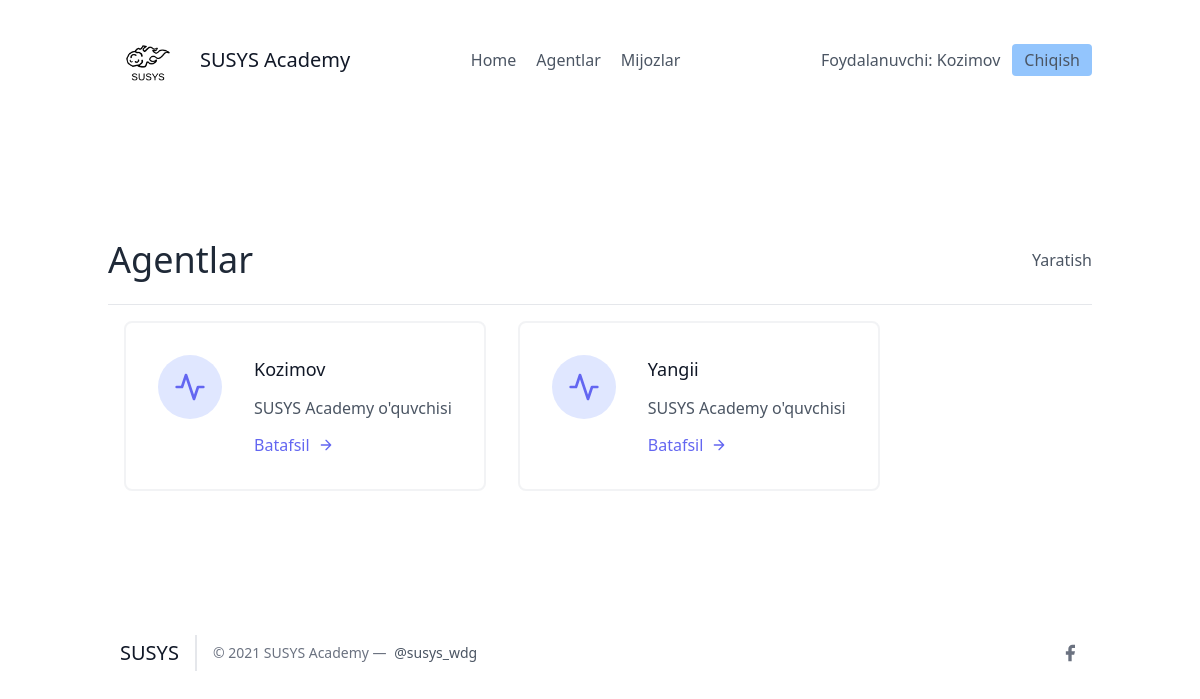
The page /agents/ (signed in) on the database as committed earlier.
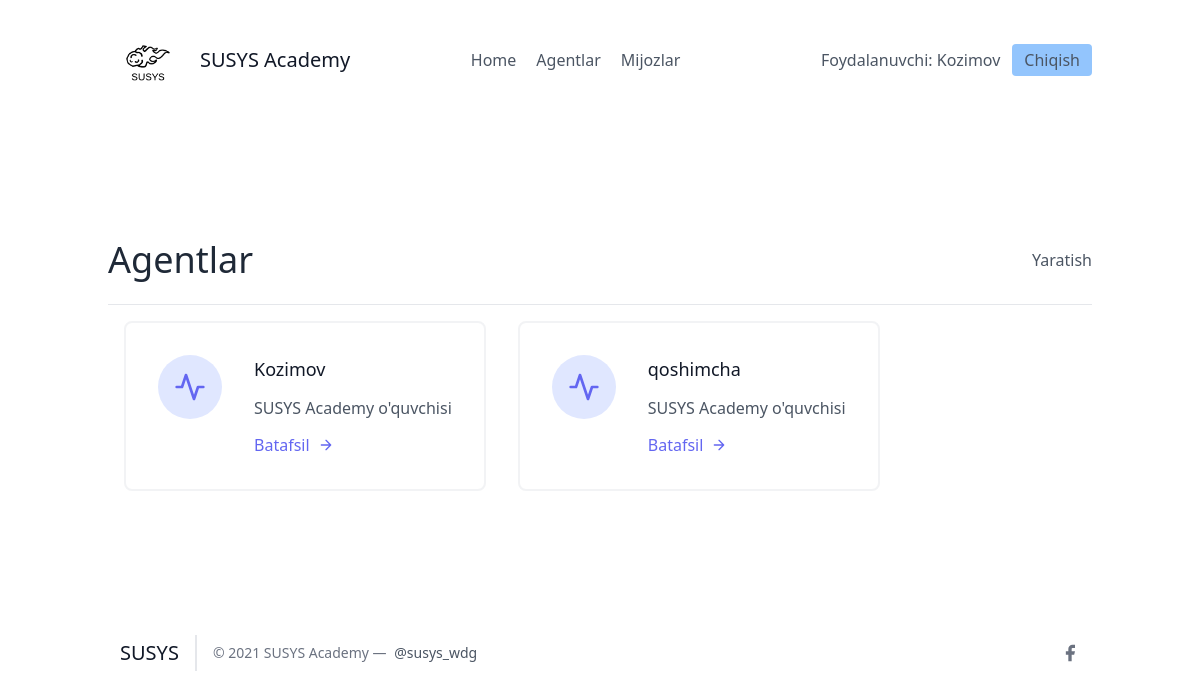
The same page on the database as committed later.
### leads/models.py (models this page shows, shortened)
class Agent(models.Model):
    user = models.OneToOneField(User, on_delete=models.CASCADE)
    organisation = models.ForeignKey(UserProfile, on_delete=models.CASCADE)

class User(AbstractUser):
    pass

### agents/views.py (the view)
# urls.py: path('', AgentListView.as_view(), name="agent-list"),
class AgentListView(LoginRequiredMixin,generic.ListView):
    template_name = "agents/agents_lists.html"
    def get_queryset(self):
        return Agent.objects.all()

### agents/templates/agents/agents_lists.html (shortened to what this page needs)
{% extends 'base.html' %}
{% block content %}
<section class="text-gray-600 body-font">
  <div class="container px-5 py-24 mx-auto flex flex-wrap">
    <div class="w-full py-6 flex justify-between items-center border-b border-gray-200">
        <div>
            <h1 class="text-4xl text-gray-800">Agentlar</h1>
        </div>
        <div>
            <a class="y=text-gray-500 hover:text-blue-700" href="{% url 'agents:agent-create' %}">Yaratish</a>
        </div>
    </div>
    <div class="flex flex-wrap">
      {% for agent in object_list %}
      <div class="p-4 lg:w-1/2 md:w-full">
        <div class="flex border-2 rounded-lg border-gray-200 border-opacity-50 p-8 sm:flex-row flex-col">
          <div class="w-16 h-16 sm:mr-8 sm:mb-0 mb-4 inline-flex items-center justify-center rounded-full bg-indigo-100 text-indigo-500 flex-shrink-0">
            <svg fill="none" stroke="currentColor" stroke-linecap="round" stroke-linejoin="round" stroke-width="2" class="w-8 h-8" viewBox="0 0 24 24">
              <path d="M22 12h-4l-3 9L9 3l-3 9H2"></path>
            </svg>
          </div>
          <div class="flex-grow">
            <h2 class="text-gray-900 text-lg title-font font-medium mb-3">{{ agent.user.username }}</h2>
            <p class="leading-relaxed text-base">SUSYS Academy o'quvchisi</p>
            <a href="{% url 'agents:agent-detail' agent.pk %}" class="mt-3 text-indigo-500 inline-flex items-center">Batafsil
              <svg fill="none" stroke="currentColor" stroke-linecap="round" stroke-linejoin="round" stroke-width="2" class="w-4 h-4 ml-2" viewBox="0 0 24 24">
                <path d="M5 12h14M12 5l7 7-7 7"></path>
              </svg>
            </a>
          </div>
        </div>
      </div>
      {% endfor %}
    </div>
  </div>
</section>
{% endblock %}

Rows that differ between the two databases and show on the page:
removed Agent: user.username "Yangii"
added Agent: user.username "qoshimcha"
